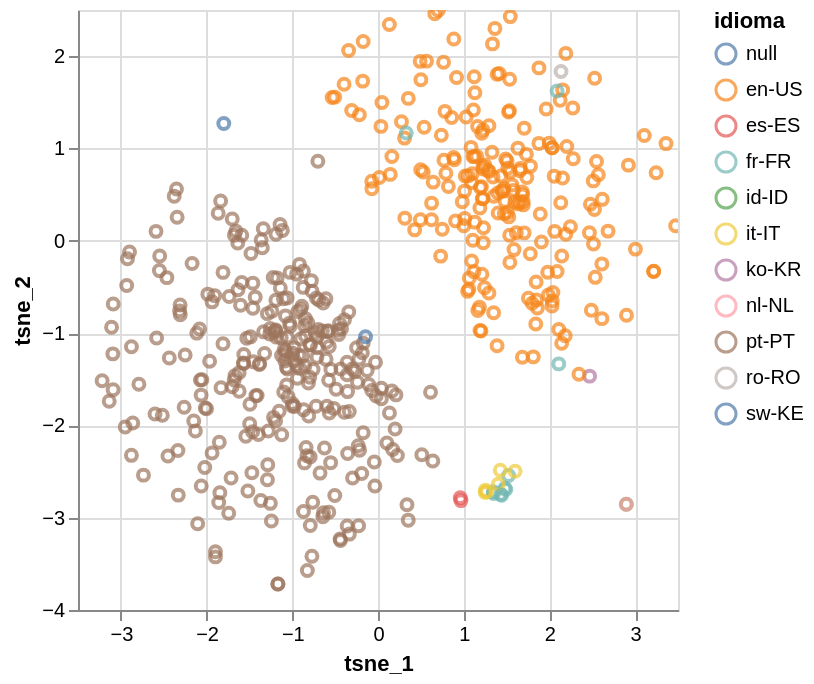

Source (notebook cell):
### Code cell
selector = alt.selection_multi(fields=['idioma'], bind='legend')

chart = alt.Chart(df[['tsne_1', 'tsne_2', 'idioma']]).mark_point().encode(
    x='tsne_1:Q',
    y='tsne_2:Q',
    color=alt.condition(selector, 'idioma:N', alt.value('lightgray')),
    tooltip=['tsne_1', 'tsne_2', 'idioma']
).add_selection(
    selector
).interactive()

chart.show()

### Figure 1 — Vega-Lite specification as saved in the notebook (floating-point values rounded to 4 significant figures; data arrays with more than 128 entries replaced by an {"elided": "..."} marker saying what was removed)
{"config": {"view": {"continuousWidth": 300, "continuousHeight": 300}}, "data": {"name": "data-7f3840a24caad9e795fdb145d80af256"}, "mark": {"type": "point"}, "encoding": {"color": {"condition": {"param": "param_2", "field": "idioma", "type": "nominal"}, "value": "lightgray"}, "tooltip": [{"field": "tsne_1", "type": "quantitative"}, {"field": "tsne_2", "type": "quantitative"}, {"field": "idioma", "type": "nominal"}], "x": {"field": "tsne_1", "type": "quantitative"}, "y": {"field": "tsne_2", "type": "quantitative"}}, "params": [{"name": "param_2", "select": {"type": "point", "fields": ["idioma"]}, "bind": "legend"}, {"name": "param_3", "select": {"type": "interval", "encodings": ["x", "y"]}, "bind": "scales"}], "$schema": "https://vega.github.io/schema/vega-lite/v5.20.1.json", "datasets": {"data-7f3840a24caad9e795fdb145d80af256": {"elided": "500 records"}}}
